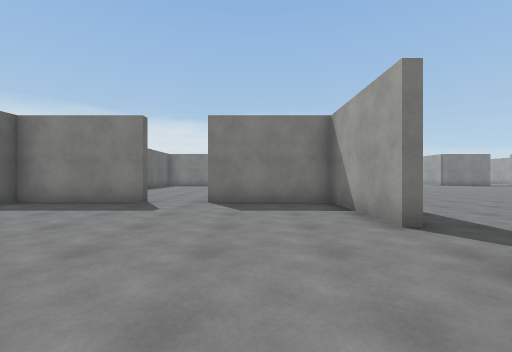
[1] (above)

22 first-person views from a walk through a Unity game level. The camera is 1.2 m above the floor, looks level and sees 90° across. The floor is counted in squares, 2 m on a side. Each view is taken from the middle of a square. On the plan, view 1 faces up. The plan holds only what a view shows up to about 9 squares ahead; the rest is blank. The place goes on beyond the plan. The player character is not drawn. Surface patterns are stand-ins for the level's own textures.

[2]
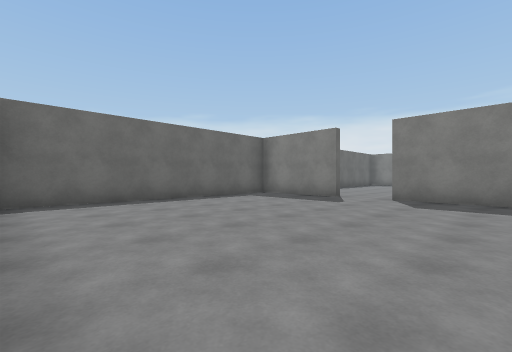

[3]
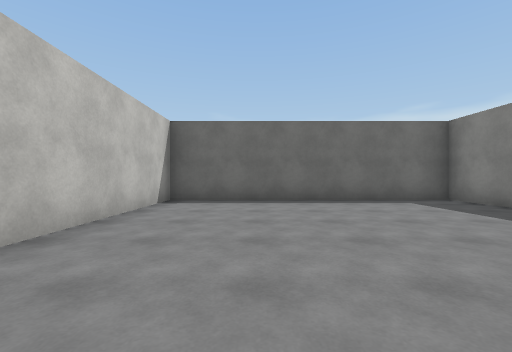

[4]
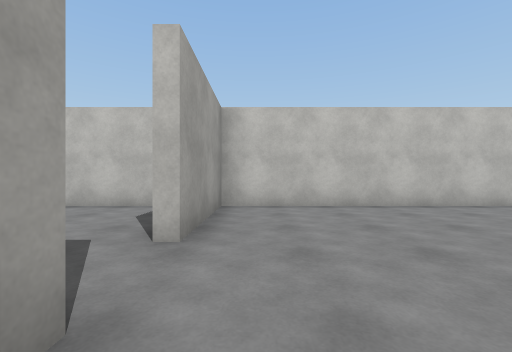

[5]
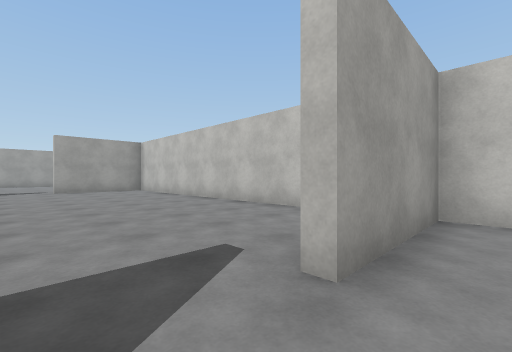

[6]
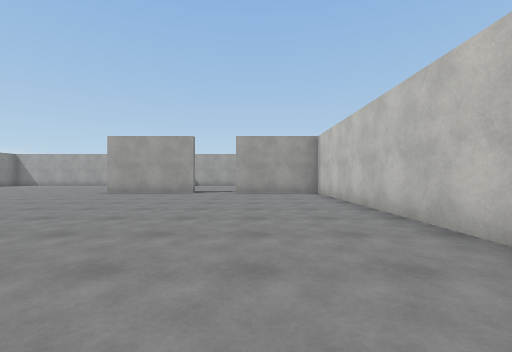

[7]
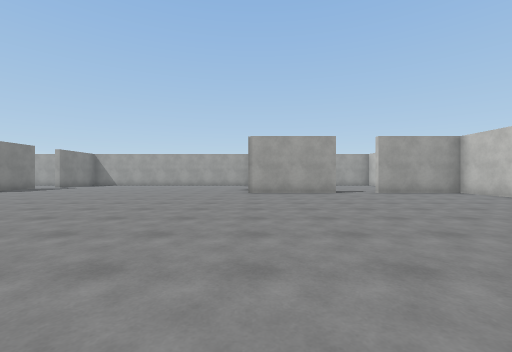

[8]
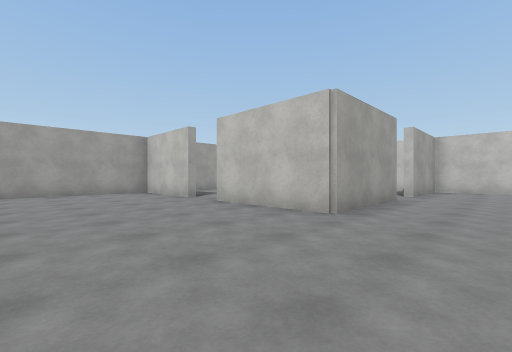

[9]
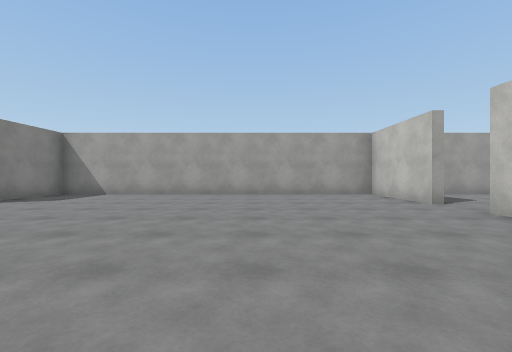

[10]
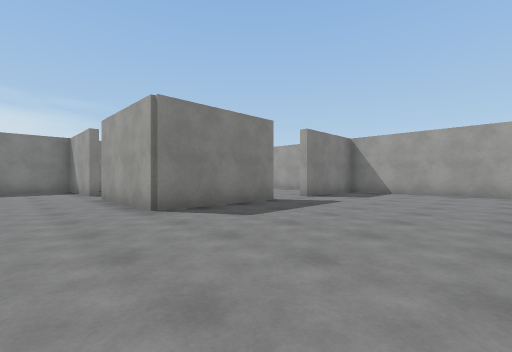

[11]
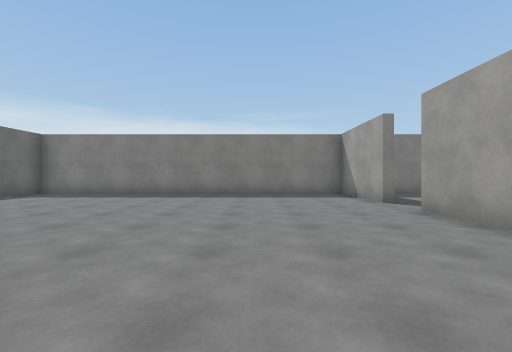

[12]
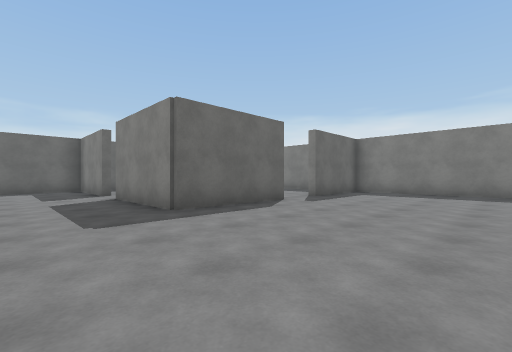

[13]
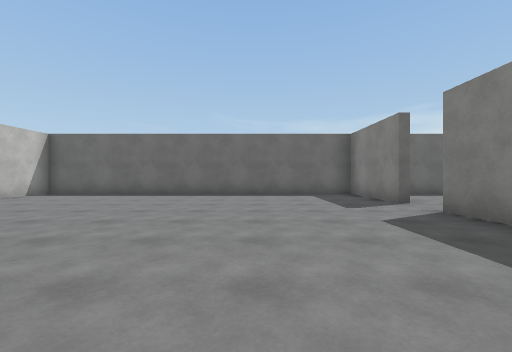

[14]
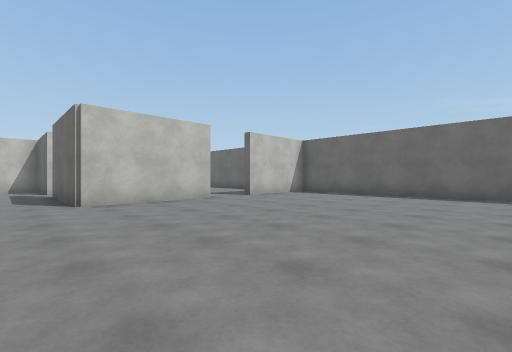

[15]
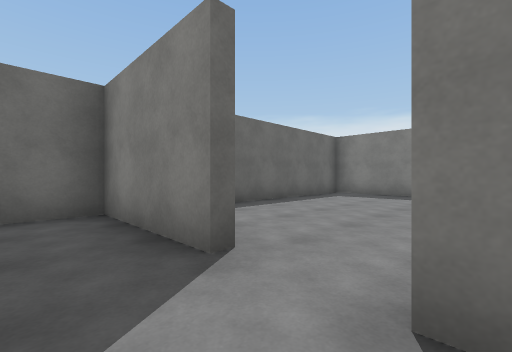

[16]
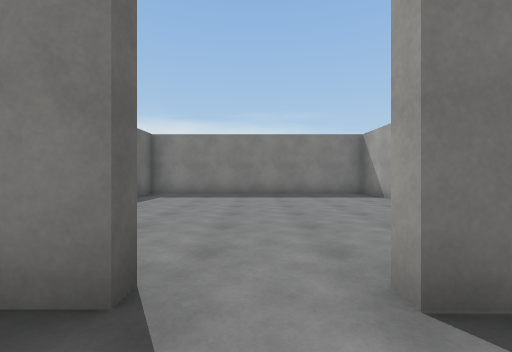

[17]
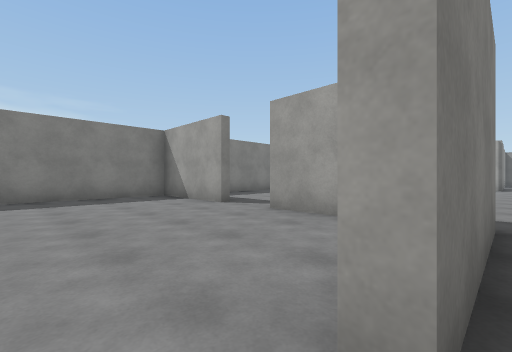

[18]
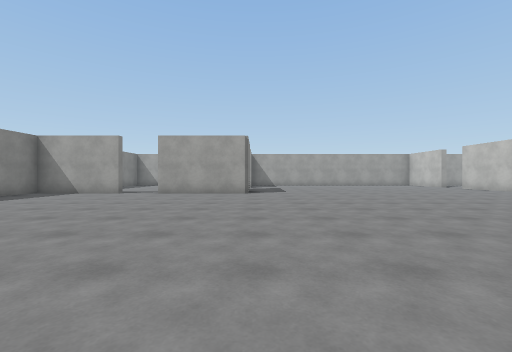

[19]
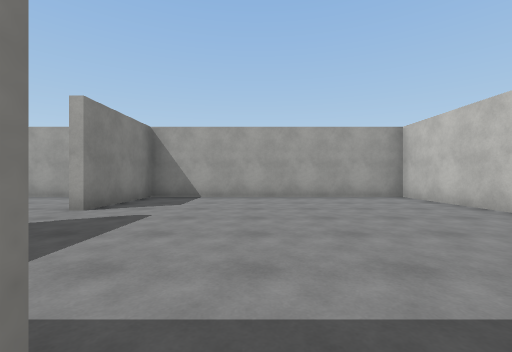

[20]
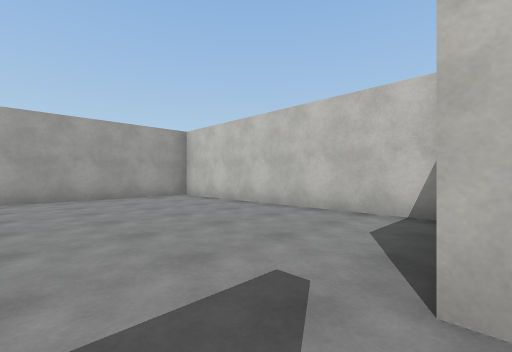

[21]
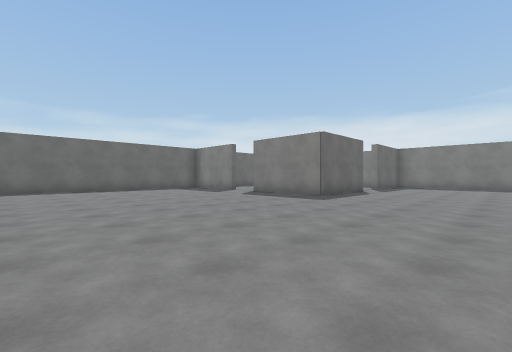

[22]
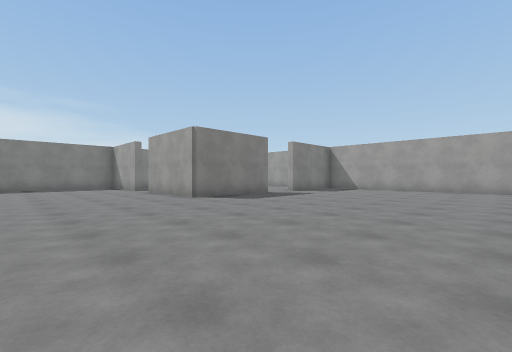

### Floor plan
Ten units are one square. View 1 is at (0, 0); x grows to the right and y downward. Boxes are objects, and circles mark ways between rooms. Rooms are numbered by the first view taken in them; rooms with no view inside come last. Other rooms are left out.
<svg viewBox="-60 -241 258 258">
<path fill="none" stroke="#000" d="M17 -30 17 -59 -11 -59M-25 -59 -55 -59 -55 12 17 12 17 -18M118 -31 118 -61 151 -61M-11 -61 18 -61 18 -31M150 -161 118 -161 118 -194M18 -192 18 -161 -14 -161M164 -61 193 -61 193 -161 164 -161M18 -15 18 -5M-26 -161 -55 -161 -55 -61 -25 -61M118 -208 118 -236 18 -236 18 -206M30 12 118 12 118 -18M126 12 193 12 193 -59 164 -59M17 -206 17 -236 -55 -236 -55 -180M17 -178 17 -192"/>
<circle cx="-20" cy="-60" r="3" fill="#2a7"/>
<circle cx="20" cy="-25" r="3" fill="#2a7"/>
<circle cx="120" cy="-25" r="3" fill="#2a7"/>
<circle cx="160" cy="-60" r="3" fill="#2a7"/>
<circle cx="-20" cy="-160" r="3" fill="#2a7"/>
<circle cx="20" cy="-200" r="3" fill="#2a7"/>
<text x="-20" y="-20">1</text>
<text x="70" y="-110">2</text>
<text x="160" y="-20">3</text>
<text x="-20" y="-200">4</text>
</svg>
Room 1 opens to room 2. Room 2 opens to room 3. Room 2 opens to room 4.

Where each view was taken, in squares from view 1:
view 1: 0 up, 0 right, facing up
view 2: 1 down, 1 right, facing up-left
view 3: 1 up, 1 right, facing left
view 4: 4 up, 1 right, facing down
view 5: 3 up, 1 right, facing down-right
view 6: 1 up, 3 right, facing right
view 7: 6 up, 3 right, facing right
view 8: 10 up, 10 right, facing down-right
view 9: 10 up, 11 right, facing right
view 10: 12 up, 10 right, facing up-right
view 11: 15 up, 9 right, facing up
view 12: 14 up, 6 right, facing up-left
view 13: 13 up, 3 right, facing left
view 14: 12 up, 3 right, facing down-left
view 15: 15 up, 1 left, facing up-left
view 16: 15 up, 2 left, facing up
view 17: 16 up, 2 left, facing up-right
view 18: 16 up, 3 right, facing right
view 19: 3 up, 12 right, facing right
view 20: 3 up, 12 right, facing down-right
view 21: 9 up, 6 right, facing up-left
view 22: 10 up, 8 right, facing up-right
